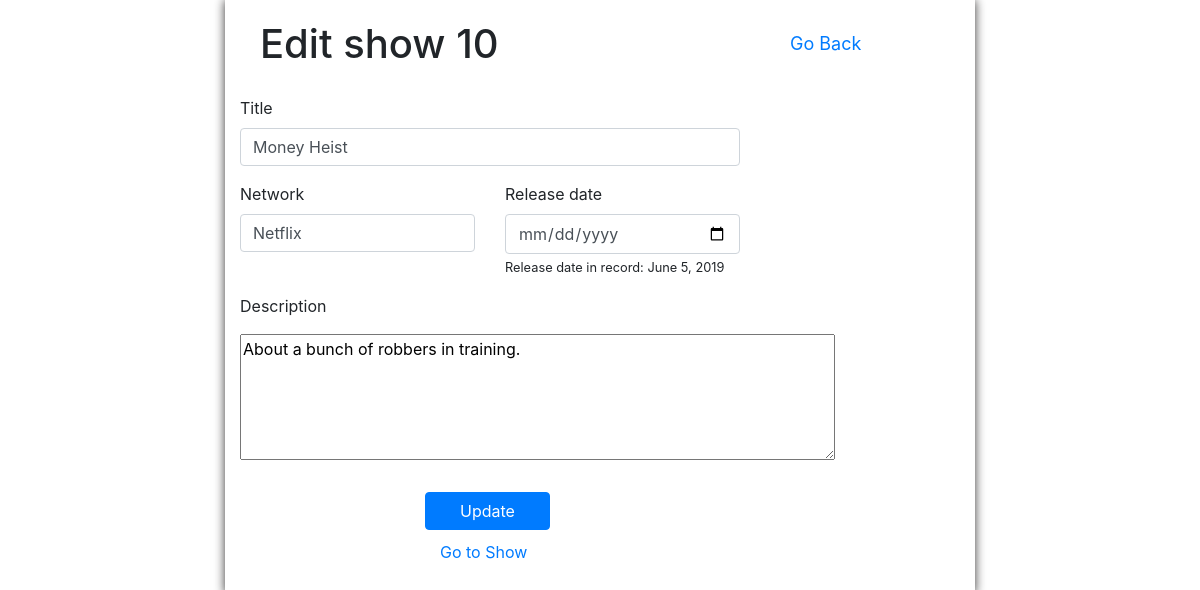
Screenshot of /shows/10/edit with the database file from the repository.
### app_tv_shows/models.py (models this page shows)
class Show(models.Model):
    title = models.CharField(max_length = 255)
    network = models.CharField(max_length = 255)
    releasedate = models.DateField(max_length = 255)
    desc = models.TextField()
    created_at = models.DateTimeField(auto_now_add = True)
    updated_at = models.DateTimeField(auto_now = True)
    objects = ShowManager()

### app_tv_shows/views.py (the view)
# urls.py: path('shows/<int:id>/edit', views.edit_page),
def edit_page(request, id):
    context = {
        'show' : Show.objects.get(id = id)
    }
    return render(request, 'update.html', context)

### app_tv_shows/templates/update.html (shortened to what this page needs)
<!DOCTYPE html>
<html lang="en">
    <head>
        {% load static %}
        <link rel="stylesheet" href="https://maxcdn.bootstrapcdn.com/bootstrap/4.0.0/css/bootstrap.min.css">
        <link rel="stylesheet" href="{% static 'style.css' %}">
    </head>
    <body>
        <div class="container maincontainer">
            <div class="createcontainer">
                <h1>Edit show {{show.id}}</h1>
                <form action="/shows/{{show.id}}/update" method = "POST">
                    <div class="form-group">
                        <label for="title">Title</label>
                        <input type="text" class="form-control" id="title" value="{{show.title}}" name = "title">
                    </div>
                    <div class="form-group row">
                        <div class="col">
                            <label for="network">Network</label>
                            <input type="text" class="form-control" id="network" value="{{show.network}}" name = "network">
                        </div>
                        <div class="col">
                            <label for="releasedate">Release date</label>
                            <input type="date" class="form-control" id="releasedate" value="{{show.releasedate}}" name = "releasedate" placeholder="YYYY-MM-DD">
                            <small>Release date in record: {{show.releasedate}}</small>
                        </div>
                    </div>
                    <div class="form-group ">
                        <p>Description</p>
                            <textarea name="desc" id="desc" cols="56" rows="5">{{show.desc}}</textarea>
                    </div>
                    <button class="btn btn-primary col-sm-3">Update</button>
                    <a class = "gotoshow" href="/shows/{{show.id}}">Go to Show</a>
                </form>
            </div>
            <a class="goback"href="/shows">Go Back</a>
        </div>
    </body>
    </html>

### app_tv_shows/static/style.css (style rules this page uses)
.maincontainer { width: 750px; display: flex; justify-content: space-between; box-shadow: 0 0 10px rgb(54, 53, 53); }
.createcontainer { width: 500px; min-height: 400px; padding-bottom: 30px; }
.goback { width: 200px; height: 100px; text-align: right; font-size: large; padding: 30px; text-align: left; }
h1 { padding: 20px; }
.btn { margin: 10px 37%; }
.gotoshow { margin: 10px 40%; }

### rows the page displays
Show: id "10", title "Money Heist", network "Netflix", releasedate "June 5, 2019", desc "About a bunch of robbers in training."
